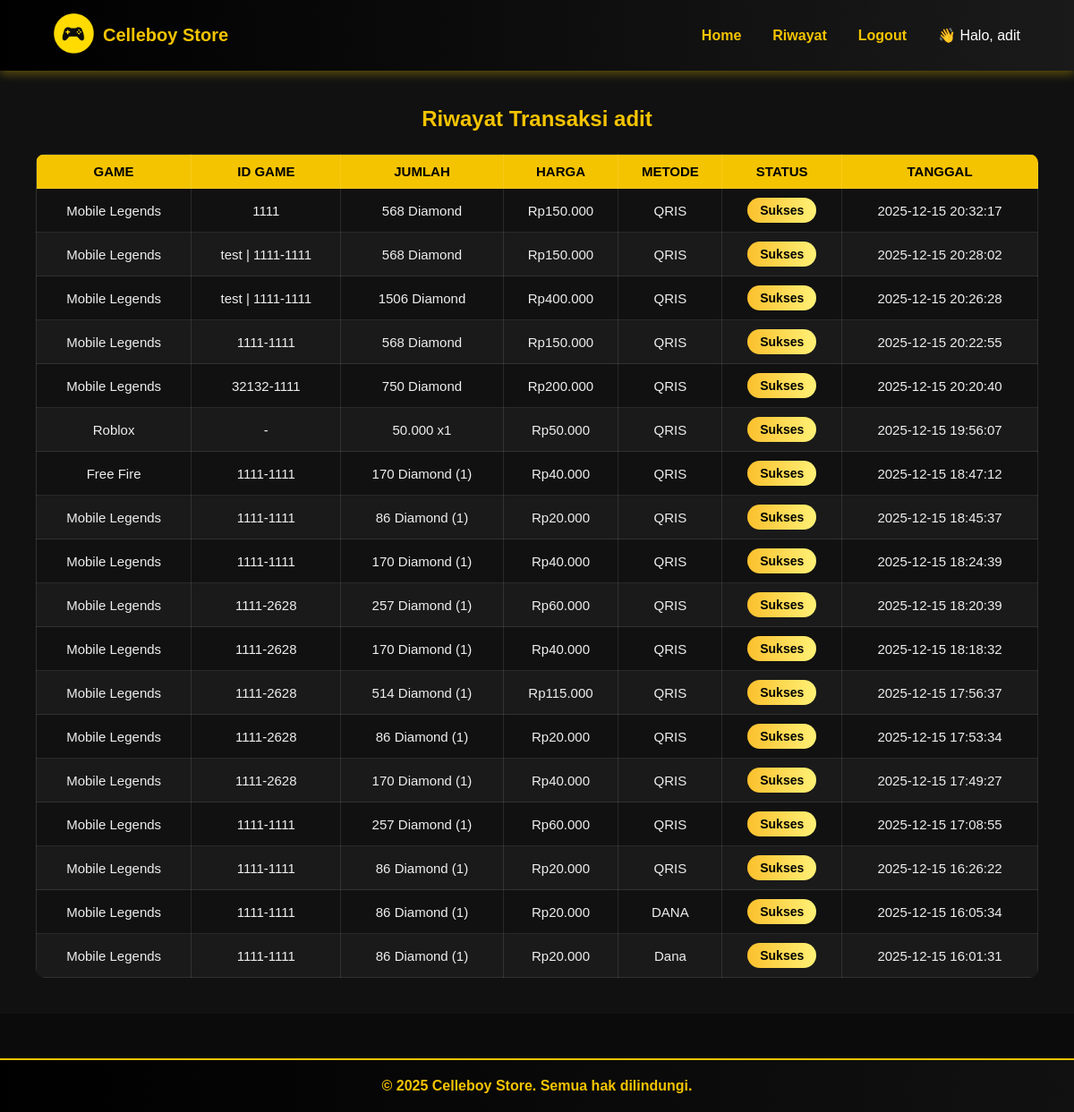
Page /riwayat.php (signed in) on the committed database.
### tables this page shows
CREATE TABLE `users` (
  `id` int(11) NOT NULL,
  `username` varchar(50) NOT NULL,
  `email` varchar(100) NOT NULL,
  `password` varchar(255) NOT NULL,
  `created_at` timestamp NOT NULL DEFAULT current_timestamp(),
  `role` enum('user','admin') DEFAULT 'user'
);

CREATE TABLE `transaksi` (
  `id` int(11) NOT NULL,
  `user_id` int(11) NOT NULL,
  `game` varchar(100) NOT NULL,
  `id_game` varchar(100) NOT NULL,
  `jumlah` varchar(100) NOT NULL,
  `harga` int(11) NOT NULL,
  `metode` varchar(50) NOT NULL,
  `status` varchar(50) NOT NULL,
  `tanggal` datetime NOT NULL,
  `bukti_pembayaran` varchar(255) DEFAULT NULL
);

### riwayat.php (the view, shortened to what this page needs)
<?php
include 'koneksi.php';
$user_id = $_SESSION['user_id'];
$query_user = mysqli_query($koneksi, "SELECT username FROM users WHERE id = '$user_id'");
$user = mysqli_fetch_assoc($query_user);
$query_transaksi = mysqli_query($koneksi, "
    SELECT id, game, id_game, jumlah, harga, metode, status, tanggal, bukti_pembayaran
    FROM transaksi
    WHERE user_id = '$user_id'
    ORDER BY tanggal DESC
");
?>
<!DOCTYPE html>
<html lang="id">
<head>
    <link rel="stylesheet" href="assets/css/style.css">
</head>
<body>
<?php include 'header.php'; ?>
<div class="riwayat-container">
    <h2>Riwayat Transaksi <?= htmlspecialchars($user['username']); ?></h2>
    <?php if (mysqli_num_rows($query_transaksi) > 0): ?>
        <table>
            <thead>
                <tr>
                    <th>Game</th>
                    <th>ID Game</th>
                    <th>Jumlah</th>
                    <th>Harga</th>
                    <th>Metode</th>
                    <th>Status</th>
                    <th>Tanggal</th>
                </tr>
            </thead>
            <tbody>
                <?php while ($row = mysqli_fetch_assoc($query_transaksi)): ?>
                    <?php
                        $statusClass = 'status-menunggu';
                    ?>
                    <tr>
                        <td><?= htmlspecialchars($row['game']); ?></td>
                        <td><?= htmlspecialchars($row['id_game']); ?></td>
                        <td><?= htmlspecialchars($row['jumlah']); ?></td>
                        <td>Rp<?= number_format($row['harga'], 0, ',', '.'); ?></td>
                        <td><?= htmlspecialchars($row['metode']); ?></td>
                        <td>
                            <span class="status-badge <?= $statusClass; ?>">
                                <?= htmlspecialchars($row['status']); ?>
                            </span>
                            <br>
                        </td>
                        <td><?= htmlspecialchars($row['tanggal']); ?></td>
                    </tr>
                <?php endwhile; ?>
            </tbody>
        </table>
    <?php else: ?>
        <p style="color:#ccc; margin-top:20px;">Belum ada transaksi yang tercatat.</p>
    <?php endif; ?>
</div>
<?php include 'footer.php'; ?>
</body>
</html>

### assets/css/style.css (style rules this page uses)
* { margin: 0; padding: 0; box-sizing: border-box; font-family: 'Poppins', sans-serif; }
body { background-color: #0b0b0b; color: #fff; min-height: 100vh; }
.riwayat-container { padding: 60px 100px; text-align: center; color: #fff; background: #111; }
.riwayat-container h2 { color: #f5c400; margin-bottom: 25px; }
table { width: 100%; border-collapse: collapse; background: #1a1a1a; border-radius: 10px; overflow: hidden; }
th, td { padding: 15px; border-bottom: 1px solid #333; text-align: center; }
th { background: #f5c400; color: #000; font-weight: bold; }
td { color: #eee; }

### riwayat.php (style rules this page uses)
.status-badge { display: inline-block; padding: 6px 14px; border-radius: 25px; font-size: 14px; font-weight: 600; text-transform: capitalize; transition: 0.3s ease; }
.status-menunggu { background: linear-gradient(90deg, #fbc02d, #fff176); color: #000; }
.riwayat-container { padding: 40px; color: #fff; text-align: center; }
table { width: 100%; border-collapse: collapse; margin-top: 25px; font-size: 15px; }
th, td { border: 1px solid rgba(255,255,255,0.1); padding: 10px; }
th { background: #f5c400; color: #000; text-transform: uppercase; }
tr:nth-child(even) { background: #1a1a1a; }
tr:nth-child(odd) { background: #111; }

### rows in the picture
users: username "adit"
transaksi: game "Mobile Legends", id_game "1111", jumlah "568 Diamond", harga "150.000", metode "QRIS", status "Sukses", tanggal "2025-12-15 20:32:17"
transaksi: game "Mobile Legends", id_game "test | 1111-1111", jumlah "568 Diamond", harga "150.000", metode "QRIS", status "Sukses", tanggal "2025-12-15 20:28:02"
transaksi: game "Mobile Legends", id_game "test | 1111-1111", jumlah "1506 Diamond", harga "400.000", metode "QRIS", status "Sukses", tanggal "2025-12-15 20:26:28"
transaksi: game "Mobile Legends", id_game "1111-1111", jumlah "568 Diamond", harga "150.000", metode "QRIS", status "Sukses", tanggal "2025-12-15 20:22:55"
transaksi: game "Mobile Legends", id_game "32132-1111", jumlah "750 Diamond", harga "200.000", metode "QRIS", status "Sukses", tanggal "2025-12-15 20:20:40"
transaksi: game "Roblox", id_game "-", jumlah "50.000 x1", harga "50.000", metode "QRIS", status "Sukses", tanggal "2025-12-15 19:56:07"
transaksi: game "Free Fire", id_game "1111-1111", jumlah "170 Diamond (1)", harga "40.000", metode "QRIS", status "Sukses", tanggal "2025-12-15 18:47:12"
transaksi: game "Mobile Legends", id_game "1111-1111", jumlah "86 Diamond (1)", harga "20.000", metode "QRIS", status "Sukses", tanggal "2025-12-15 18:45:37"
transaksi: game "Mobile Legends", id_game "1111-1111", jumlah "170 Diamond (1)", harga "40.000", metode "QRIS", status "Sukses", tanggal "2025-12-15 18:24:39"
transaksi: game "Mobile Legends", id_game "1111-2628", jumlah "257 Diamond (1)", harga "60.000", metode "QRIS", status "Sukses", tanggal "2025-12-15 18:20:39"
transaksi: game "Mobile Legends", id_game "1111-2628", jumlah "170 Diamond (1)", harga "40.000", metode "QRIS", status "Sukses", tanggal "2025-12-15 18:18:32"
transaksi: game "Mobile Legends", id_game "1111-2628", jumlah "514 Diamond (1)", harga "115.000", metode "QRIS", status "Sukses", tanggal "2025-12-15 17:56:37"
transaksi: game "Mobile Legends", id_game "1111-2628", jumlah "86 Diamond (1)", harga "20.000", metode "QRIS", status "Sukses", tanggal "2025-12-15 17:53:34"
transaksi: game "Mobile Legends", id_game "1111-2628", jumlah "170 Diamond (1)", harga "40.000", metode "QRIS", status "Sukses", tanggal "2025-12-15 17:49:27"
transaksi: game "Mobile Legends", id_game "1111-1111", jumlah "257 Diamond (1)", harga "60.000", metode "QRIS", status "Sukses", tanggal "2025-12-15 17:08:55"
transaksi: game "Mobile Legends", id_game "1111-1111", jumlah "86 Diamond (1)", harga "20.000", metode "QRIS", status "Sukses", tanggal "2025-12-15 16:26:22"
transaksi: game "Mobile Legends", id_game "1111-1111", jumlah "86 Diamond (1)", harga "20.000", metode "DANA", status "Sukses", tanggal "2025-12-15 16:05:34"
transaksi: game "Mobile Legends", id_game "1111-1111", jumlah "86 Diamond (1)", harga "20.000", metode "Dana", status "Sukses", tanggal "2025-12-15 16:01:31"

### other values in the picture
$_SESSION['username'] "adit"
